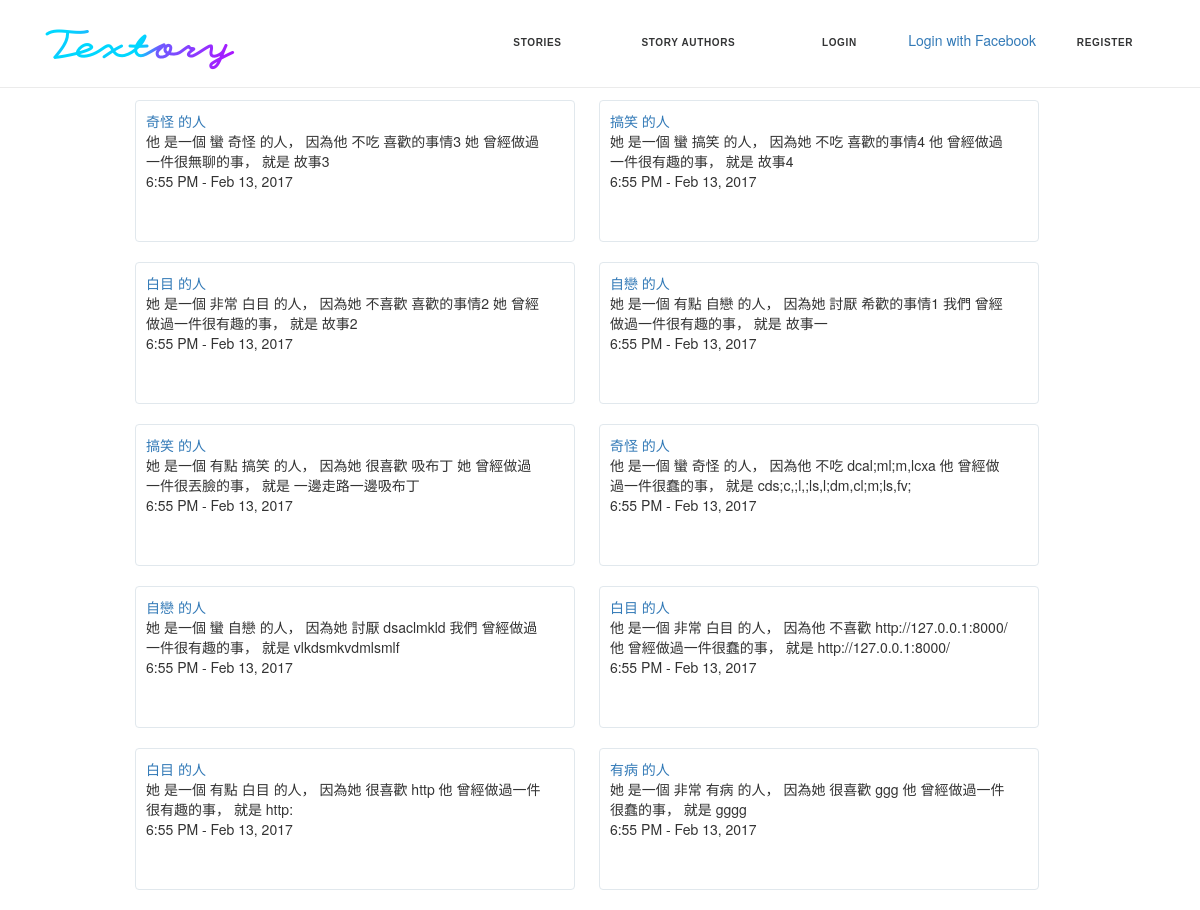
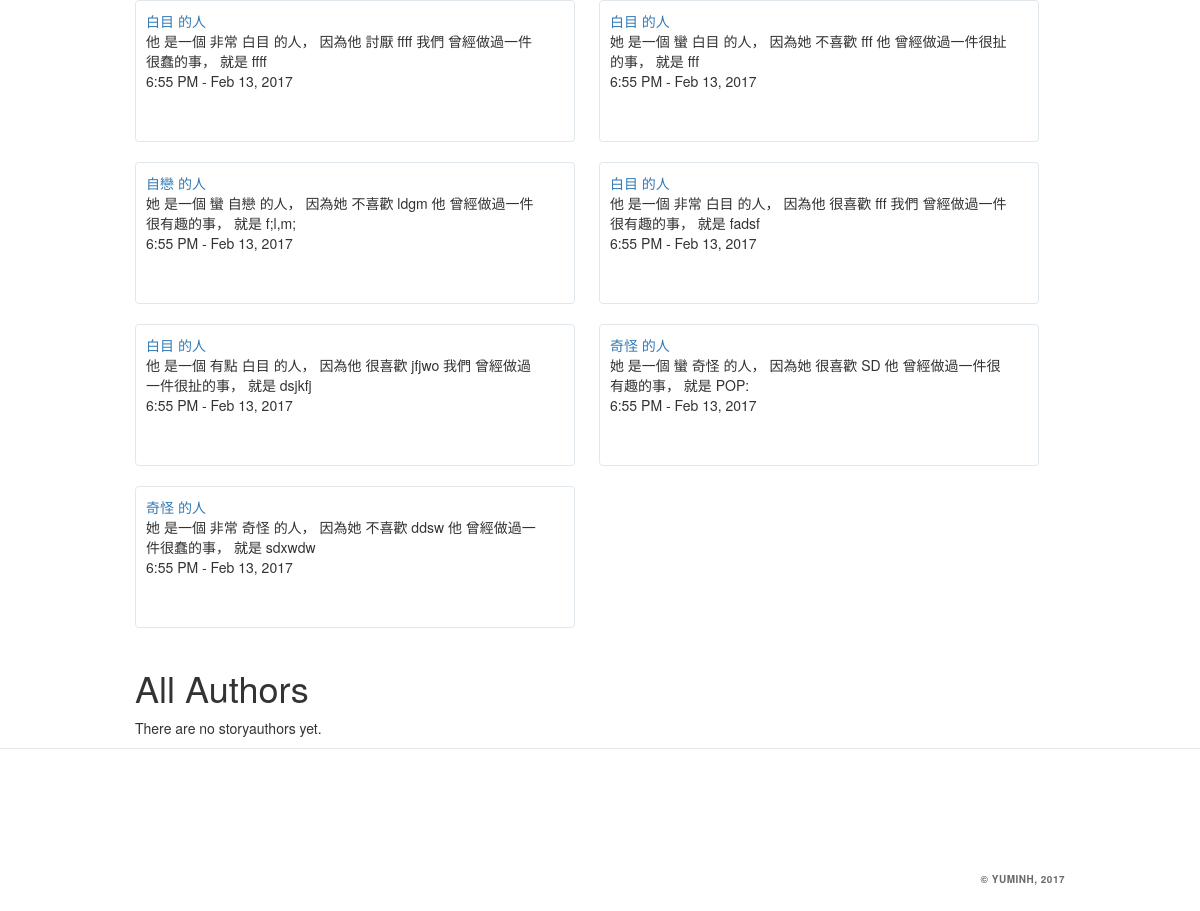
Before: /stories/ with the older database file (2 pictures, top to bottom).
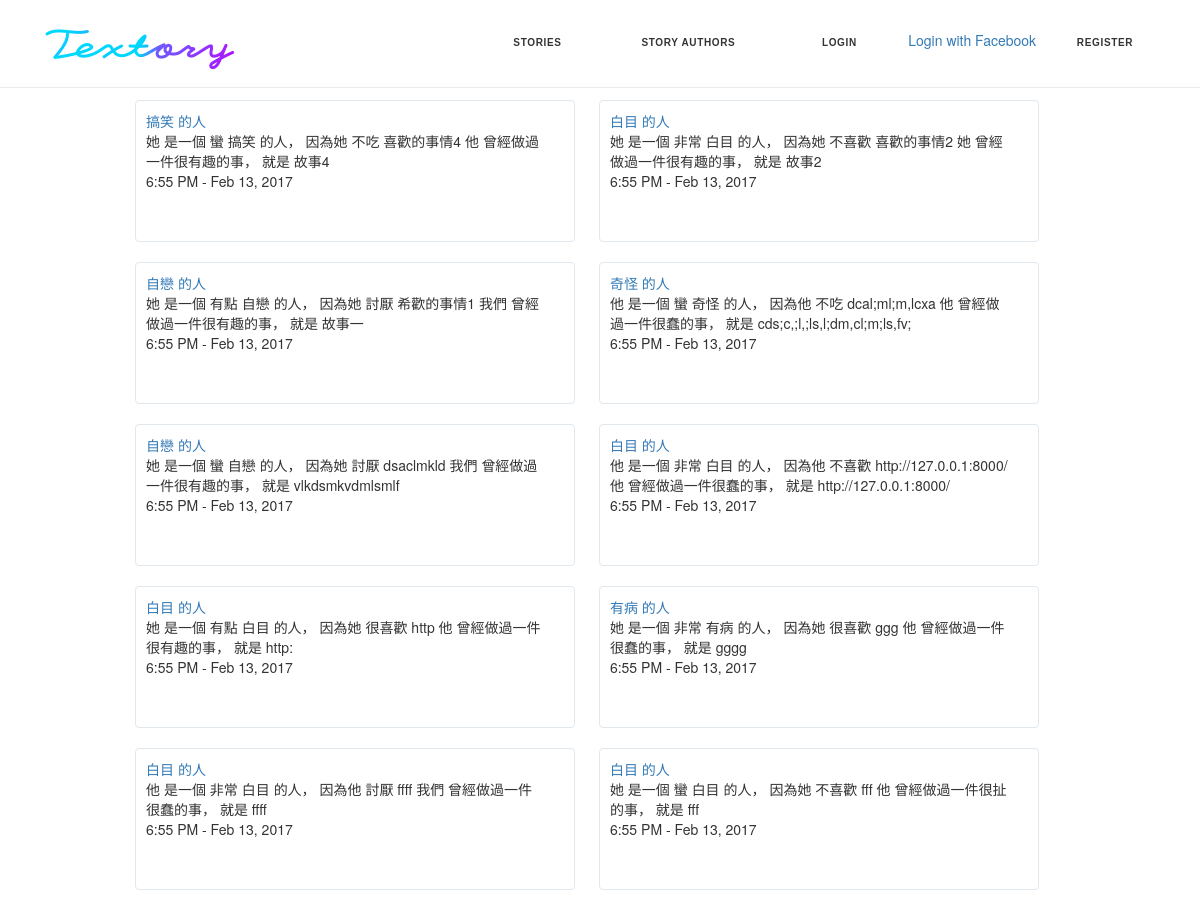
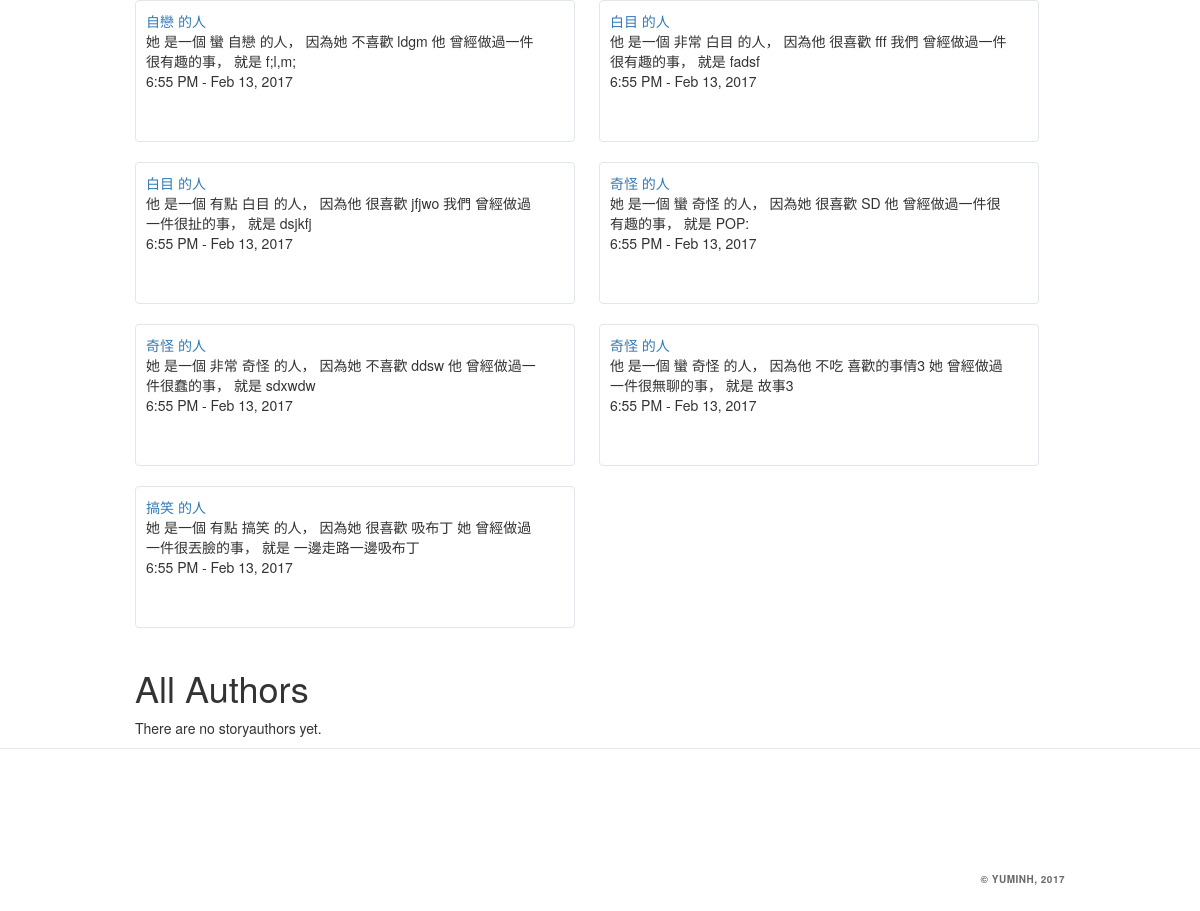
After: the same page with the newer database file (2 pictures, top to bottom).
### story/models.py (models this page shows, shortened)
class Story(models.Model):
    author = models.ForeignKey(StoryAuthor, related_name='storys',null=True)
    sb_thing = models.CharField(max_length=30,null=True)
    sb_story = models.CharField(max_length=30,null=True)
    sb_name = models.CharField(max_length=30,null=True)
    create_at = models.DateTimeField(auto_now_add=True,null=True)
    tags = models.ManyToManyField(Tag, blank=True, related_name='tags_story')
    SB_GENDER = (
        ('他','他'),
        ('她','她'),
    )
    sb_gender = models.CharField(max_length = 100,null=True,choices = SB_GENDER, )
    SB_ADV = (
        ('有點','有點'),
        ('非常','非常'),
        ('蠻','蠻'),
        ('超級','超級'),
        ('史上無敵','史上無敵'),
    )
    sb_adv = models.CharField(max_length = 100,null=True,choices = SB_ADV)
    SB_ADJ = (
        ('奇怪','奇怪'),
        ('白目','白目'),
        ('有病','有病'),
        ('自戀','自戀'),
        ('搞笑','搞笑'),
    )
    sb_adj = models.CharField(max_length = 100,null=True,choices = SB_ADJ)
    SB_ABOUT = (
        ('很喜歡','很喜歡'),
        ('不喜歡','不喜歡'),
        ('不吃','不吃'),
        ('討厭','討厭'),
        ('怕','怕'),
        ('常常','常常'),
    )
    sb_about = models.CharField(max_length = 100,null=True,choices = SB_ABOUT)
    WHO = (
        ('我們','我們'),
        ('他','他'),
        ('她','她'),
    )
    who = models.CharField(max_length = 100,null=True,choices = WHO)
    STH_ADJ = (
        ('扯','扯'),
        ('蠢','蠢'),
        ('有趣','有趣'),
        ('好笑','好笑'),
        ('丟臉','丟臉'),
        ('瘋狂','瘋狂'),
        ('誇張','誇張'),
        ('無聊','無聊'),
        ('幼稚','幼稚'),
        ('難忘','難忘'),
        ('開心','開心'),
    )
    sth_adj = models.CharField(max_length = 100,null=True,choices = STH_ADJ)
    ITJCTS = (
        ('哎','哎'),
        ('哈哈','哈哈'),
        ('呵呵','呵呵'),
        ('顆顆','顆顆'),
    )
    itjcts = models.CharField(max_length = 100,null=True,choices = ITJCTS)
    MARK = (
        ('~','~'),
        ('!','!'),
        ('XD','XD'),
        ('>///<','>///<'),
        ('^^','^^'),
        (':)',':)'),
        ('。','。'),
    )
    mark = models.CharField(max_length = 100,null=True,choices = MARK)
    created_date = models.DateTimeField(
            default=timezone.now)
    published_date = models.DateTimeField(
            blank=True, null=True)

### story/views.py (the view)
# urls.py: url(r'^stories/$', views.story_list, name='story_list'),
def story_list(request):
    storys = Story.objects.filter(published_date__lte=timezone.now()).order_by('published_date')
    return render(request, 'story/story_list.html', {'storys':storys})

### story/templates/story/story_list.html (shortened to what this page needs)
{% extends 'story/base.html' %}
{% load staticfiles %}
{% block body %}
<div class="container">
  {% for story in storys %}
    <div class="about_page__tweet">
      <a href="{% url 'story_detail' pk=story.pk %}">{{ story.sb_adj }} 的人</a>
      <p>
      {{ story.sb_gender }} 是一個 {{ story.sb_adv }} {{ story.sb_adj }} 的人，
      因為{{ story.sb_gender }} {{ story.sb_about }} {{ story.sb_thing }}
      {{ story.who }} 曾經做過一件很{{ story.sth_adj }}的事，
      就是 {{ story.sb_story }}
      <br>
      6:55 PM - Feb 13, 2017
      </p>
    </div>
  {% endfor %}
  <h1>All Authors</h1>
  {% if storyauthor_list %}
    {% for author in storyauthor_list %}
      <a href="{% url 'storys_by_author' author.pk %}">{{ author }}</a>
    {% endfor %}
  {% else %}
    <p>There are no storyauthors yet.</p>
  {% endif %}
</div>
{% endblock %}

Changed rows visible on the page:
changed Story "喜歡的事情3": moves down the list
changed Story "吸布丁": moves down the list
